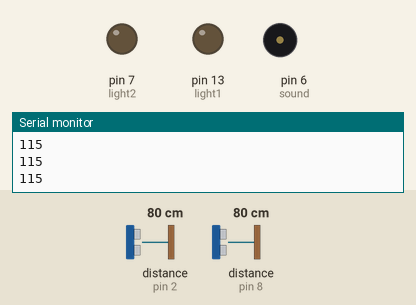
The sketch below on a simulated Arduino Uno, built with avr-gcc and run on an emulated ATmega328P. Shown: output pins drawn as LEDs (lit = HIGH), buzzer (waves = sounding), the last lines printed to the serial monitor. Wiring (inferred from the names in the program): 2 × ultrasonic range finder: trigger pin 4, echo pin 2 / trigger pin 12, echo pin 8. Dashed ring = blinking. The inputs (shaded band) are chosen by the test bench; at power-on: distance to the obstacle (sensors on pin 2, pin 8) 80 cm. The echo pulse lasts 58.3 µs per cm; pins used as bus, display or sensor lines are not drawn.

Above: at 1.3 s.
1.4 s: distance to the obstacle (sensor on pin 2) set to 47 cm
2.9 s: distance to the obstacle (sensor on pin 2) set to 36 cm
At 3.44 s:
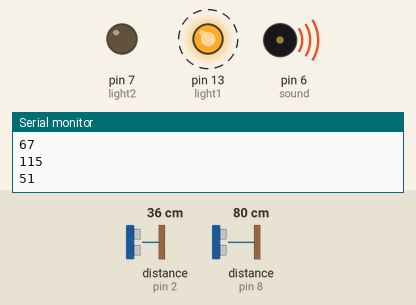
6.0 s: distance to the obstacle (sensor on pin 8) set to 44 cm
9.1 s: distance to the obstacle (sensor on pin 8) set to 39 cm
At 9.8 s:
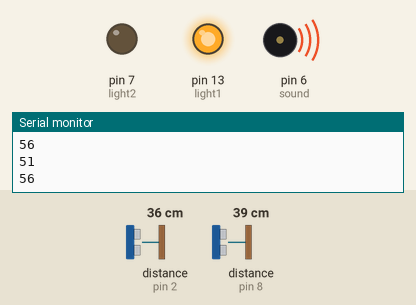
10.6 s: distance to the obstacle (sensor on pin 2) set to 30 cm
12.1 s: distance to the obstacle (sensor on pin 2) set to 26 cm
At 13.8 s:
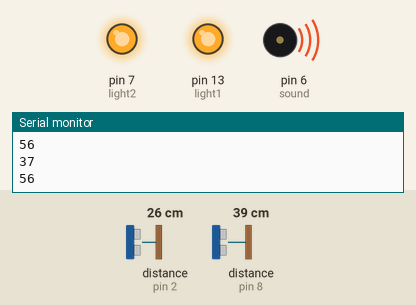
Timing chart, 0 to 14.9 s (numbered marks = the images above; inputs shaded):
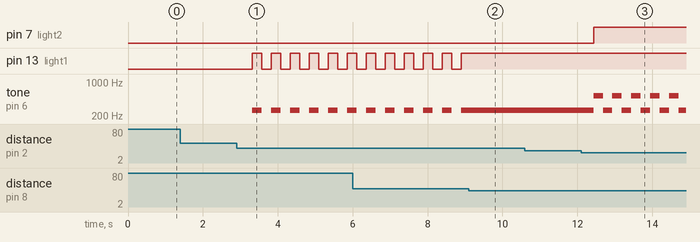

Measured:
- the behaviour switches between 42 and 41 cm on distance to the obstacle (sensor on pin 2) (found by bisection; images 0 and 1)
- the behaviour switches between 42 and 41 cm on distance to the obstacle (sensor on pin 8) (found by bisection; images 1 and 2)
- the behaviour switches between 28 and 27 cm on distance to the obstacle (sensor on pin 2) (found by bisection; images 2 and 3)
- after the input at 2.9 s, pin 13 (light1): alternates HIGH for 0.26 s and LOW for 0.25 s, starting after 0.42 s; tone on pin 6 (sound): alternates 262 Hz for 0.26 s and silent for 0.25 s, starting after 0.42 s
- after the input at 9.1 s, pin 13 (light1): stops changing and stays HIGH; tone on pin 6 (sound): stops changing and stays 262 Hz
- after the input at 12.1 s, pin 7 (light2): LOW → HIGH after 0.33 s; tone on pin 6 (sound): alternates 524 Hz for 0.25 s and 262 Hz for 0.25 s, starting after 0.33 s

The sketch:

distance.ino
```cpp
/*
 * Car distance sensor
 */

int trig1 = 12;
int trig2 = 4;
int echo1 = 8;
int echo2 = 2;
int sound = 6;
int light1 = 13;
int light2 = 7;

int Parked = 0;
int Missing = 1;
int Nearby = 2;
int TooClose = 3;
int carStatus = Parked;

void setup() {
  pinMode(trig1, OUTPUT);
  pinMode(trig2, OUTPUT);
  pinMode(echo1, INPUT);
  pinMode(echo2, INPUT);
  pinMode(sound, OUTPUT);
  pinMode(light1, OUTPUT);
  pinMode(light2, OUTPUT);
  Serial.begin(9600);
}

void sendTrigger(int trig) {
  digitalWrite(trig, LOW);
  delayMicroseconds(2);
  digitalWrite(trig, HIGH);
  delayMicroseconds(10);
  digitalWrite(trig, LOW);
}

int readDistance(int echo) {
  unsigned long duration = pulseIn(echo, HIGH);
  return (duration / 2) / 20.1;
}

void alert(int distance) {
  Serial.println(distance);
  if(distance < 40) {
    digitalWrite(light1, HIGH);
    digitalWrite(light2, HIGH);
    tone(sound, 524);
  }
  else if(distance < 60) {
    digitalWrite(light1, HIGH);
    tone(sound, 262);
  }
  else {
    digitalWrite(light1, LOW);
    digitalWrite(light2, LOW);
    noTone(sound);
  }
}

void checkDistance(int trig, int echo) {
  sendTrigger(trig);
  alert(readDistance(echo));
}

void loop() {
  checkDistance(trig1, echo1);
  delay(250);
  checkDistance(trig2, echo2);
  delay(250);
}
```
